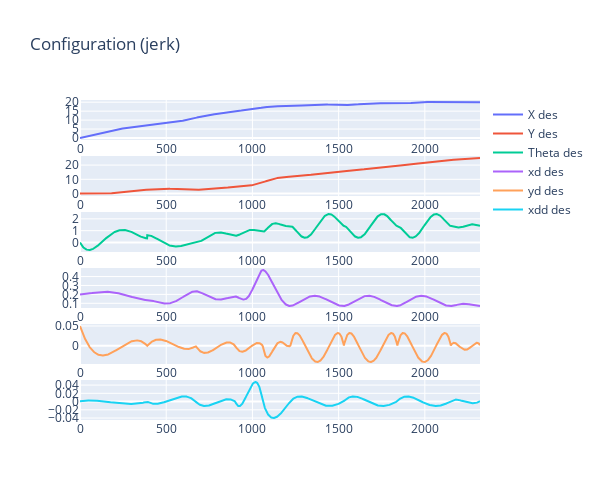
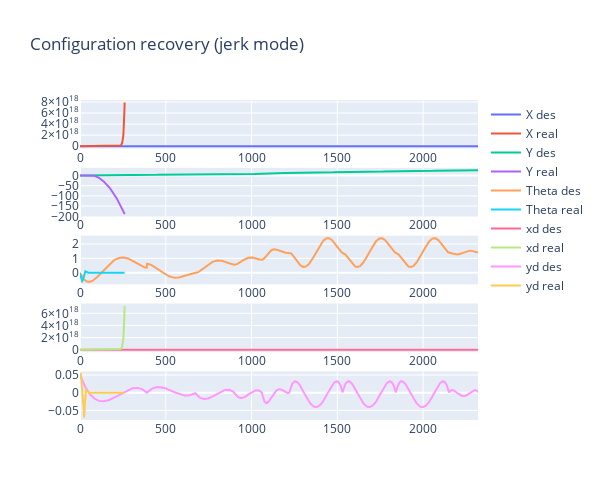

The notebook cell saved with these charts, in order:
### Code cell
evaluate.plot_stuff()

### Figure 1 — Plotly figure (JSON) as saved in the notebook; plotly's stock layout.template omitted (floating-point values rounded to 4 significant figures; data arrays with more than 128 entries replaced by an {"elided": "..."} marker saying what was removed)
{"data": [{"name": "X des", "type": "scatter", "x": {"elided": "2320 float values"}, "xaxis": "x", "y": {"elided": "2320 float values"}, "yaxis": "y"}, {"name": "Y des", "type": "scatter", "x": {"elided": "2320 float values"}, "xaxis": "x2", "y": {"elided": "2320 float values"}, "yaxis": "y2"}, {"name": "Theta des", "type": "scatter", "x": {"elided": "2320 float values"}, "xaxis": "x3", "y": {"elided": "2320 float values"}, "yaxis": "y3"}, {"name": "xd des", "type": "scatter", "x": {"elided": "2320 float values"}, "xaxis": "x4", "y": {"elided": "2320 float values"}, "yaxis": "y4"}, {"name": "yd des", "type": "scatter", "x": {"elided": "2320 float values"}, "xaxis": "x5", "y": {"elided": "2320 float values"}, "yaxis": "y5"}, {"name": "xdd des", "type": "scatter", "x": {"elided": "2320 float values"}, "xaxis": "x6", "y": {"elided": "2320 float values"}, "yaxis": "y6"}], "layout": {"height": 500, "title": {"text": "Configuration (jerk)"}, "width": 600, "xaxis": {"anchor": "y", "domain": [0, 1]}, "xaxis2": {"anchor": "y2", "domain": [0, 1]}, "xaxis3": {"anchor": "y3", "domain": [0, 1]}, "xaxis4": {"anchor": "y4", "domain": [0, 1]}, "xaxis5": {"anchor": "y5", "domain": [0, 1]}, "xaxis6": {"anchor": "y6", "domain": [0, 1]}, "yaxis": {"anchor": "x", "domain": [0.875, 1]}, "yaxis2": {"anchor": "x2", "domain": [0.7, 0.825]}, "yaxis3": {"anchor": "x3", "domain": [0.525, 0.65]}, "yaxis4": {"anchor": "x4", "domain": [0.35, 0.475]}, "yaxis5": {"anchor": "x5", "domain": [0.175, 0.3]}, "yaxis6": {"anchor": "x6", "domain": [0, 0.125]}}}

### Figure 2 — Plotly figure (JSON) as saved in the notebook; plotly's stock layout.template omitted (floating-point values rounded to 4 significant figures; data arrays with more than 128 entries replaced by an {"elided": "..."} marker saying what was removed)
{"data": [{"name": "X des", "type": "scatter", "x": {"elided": "2320 float values"}, "xaxis": "x", "y": {"elided": "2320 float values"}, "yaxis": "y"}, {"name": "X real", "type": "scatter", "x": {"elided": "2320 float values"}, "xaxis": "x", "y": {"elided": "261 float values"}, "yaxis": "y"}, {"name": "Y des", "type": "scatter", "x": {"elided": "2320 float values"}, "xaxis": "x2", "y": {"elided": "2320 float values"}, "yaxis": "y2"}, {"name": "Y real", "type": "scatter", "x": {"elided": "2320 float values"}, "xaxis": "x2", "y": {"elided": "261 float values"}, "yaxis": "y2"}, {"name": "Theta des", "type": "scatter", "x": {"elided": "2320 float values"}, "xaxis": "x3", "y": {"elided": "2320 float values"}, "yaxis": "y3"}, {"name": "Theta real", "type": "scatter", "x": {"elided": "2320 float values"}, "xaxis": "x3", "y": {"elided": "261 float values"}, "yaxis": "y3"}, {"name": "xd des", "type": "scatter", "x": {"elided": "2320 float values"}, "xaxis": "x4", "y": {"elided": "2320 float values"}, "yaxis": "y4"}, {"name": "xd real", "type": "scatter", "x": {"elided": "2320 float values"}, "xaxis": "x4", "y": {"elided": "261 float values"}, "yaxis": "y4"}, {"name": "yd des", "type": "scatter", "x": {"elided": "2320 float values"}, "xaxis": "x5", "y": {"elided": "2320 float values"}, "yaxis": "y5"}, {"name": "yd real", "type": "scatter", "x": {"elided": "2320 float values"}, "xaxis": "x5", "y": {"elided": "261 float values"}, "yaxis": "y5"}], "layout": {"height": 500, "title": {"text": "Configuration recovery (jerk mode)"}, "width": 600, "xaxis": {"anchor": "y", "domain": [0, 1]}, "xaxis2": {"anchor": "y2", "domain": [0, 1]}, "xaxis3": {"anchor": "y3", "domain": [0, 1]}, "xaxis4": {"anchor": "y4", "domain": [0, 1]}, "xaxis5": {"anchor": "y5", "domain": [0, 1]}, "yaxis": {"anchor": "x", "domain": [0.848, 1]}, "yaxis2": {"anchor": "x2", "domain": [0.636, 0.788]}, "yaxis3": {"anchor": "x3", "domain": [0.424, 0.576]}, "yaxis4": {"anchor": "x4", "domain": [0.212, 0.364]}, "yaxis5": {"anchor": "x5", "domain": [0, 0.152]}}}
